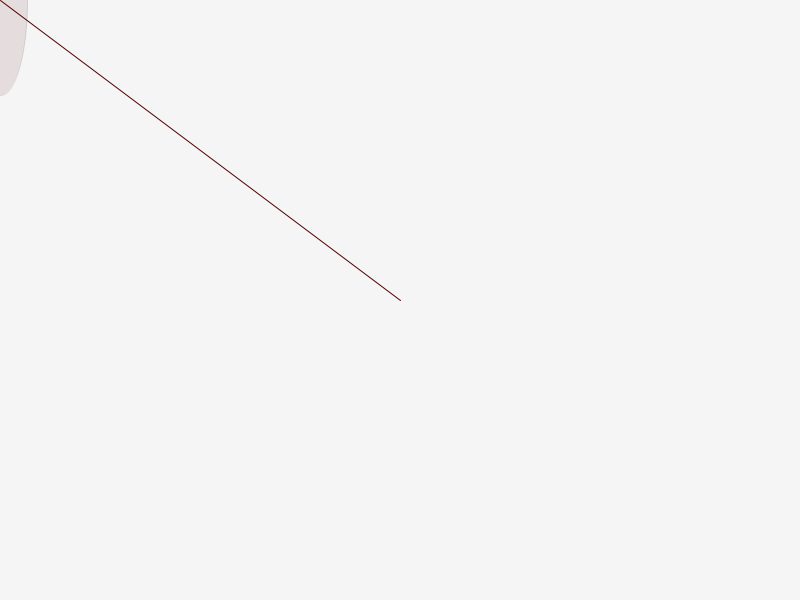
Frame 1 (no input)
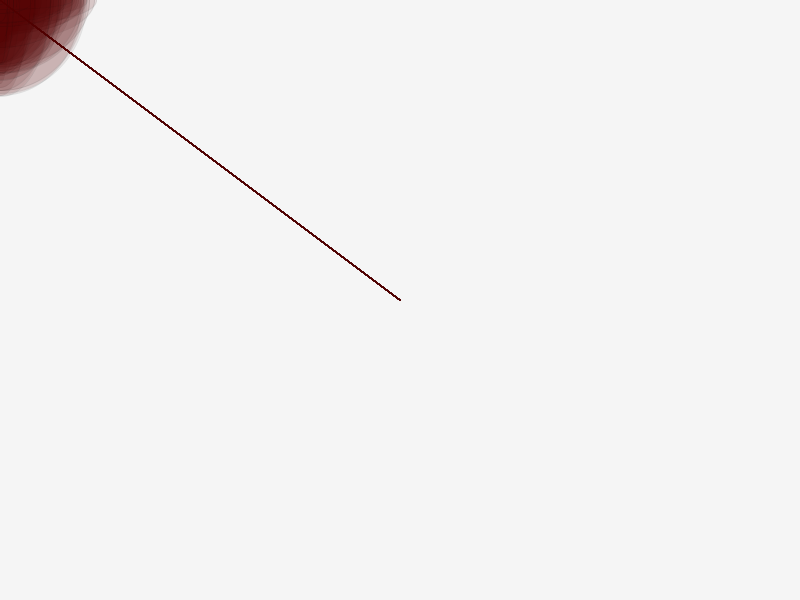
Frame 60 (the mouse pressed at the canvas centre just before this capture)
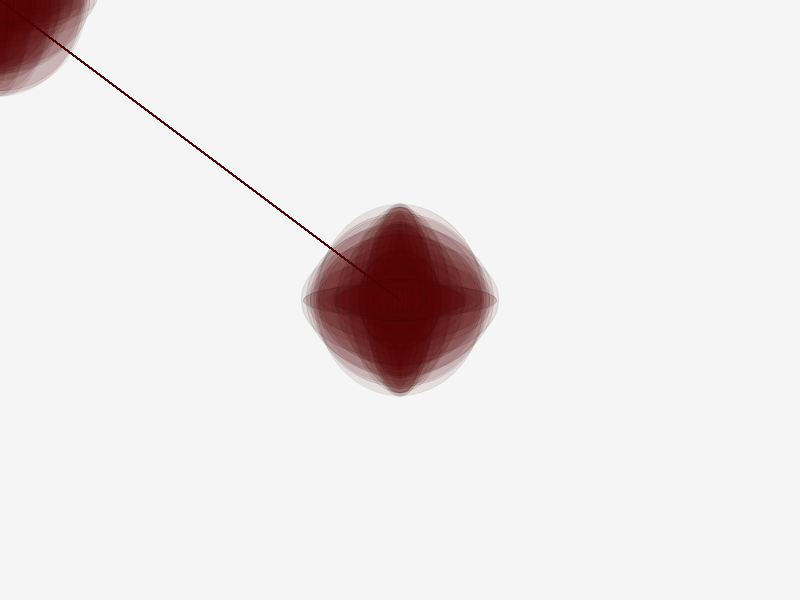
Frame 120 (the mouse held since frame 60 and released just before this capture)

The Processing sketch that drew these frames (run headless with seeded random() and noise(); from frame 60 on, the mouse is pressed at the canvas centre):

// Processing sketch: sketch_140911a
// ── sketch_140911a.pde

float r, g, b, w, h; 
void setup(){
  size(800, 600);
  background(#F5F5F5);
  frameRate(15);
  smooth();
  ellipseMode(CENTER); 
  }
void draw(){
 r = random(80,10);
 g = random(#6AF707);
 b = 0;
  
 w = random(5, 200);
h = random(5, 200);
 fill(r, g, b, 25); 
stroke(0, 0, 0, 25);

  ellipse(mouseX, mouseY, w, h);
  stroke(r,g,b);
 line(mouseX,mouseY,400,300);
}

void keyReleased()
{
  if(key==' ') background(#F5F5F5);
  
}
